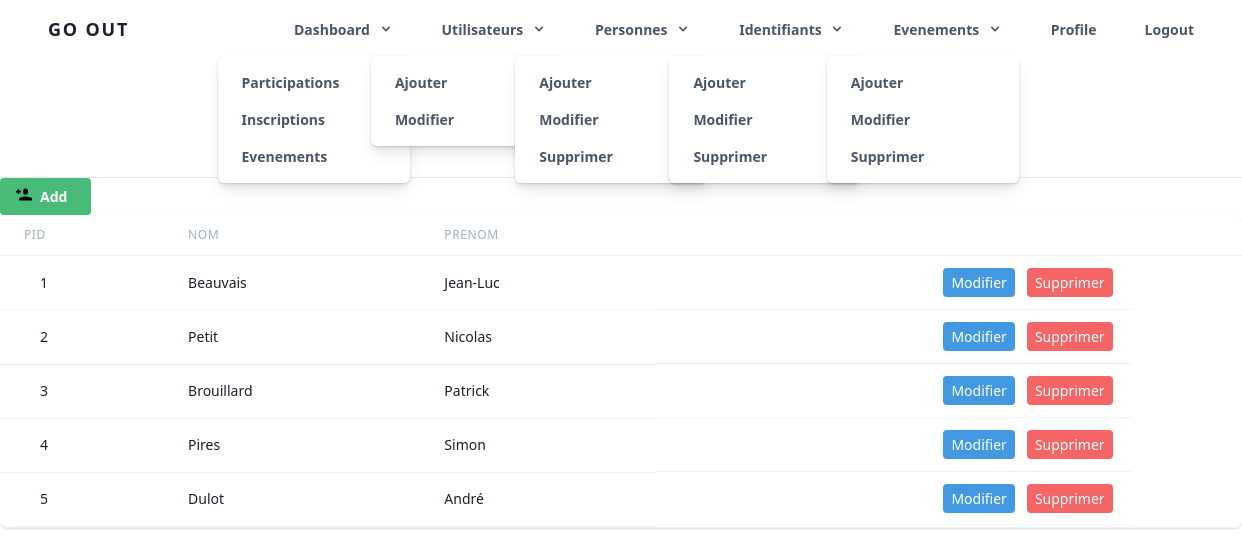
Screenshot of /allpeople.php (signed in) with the database file from the repository.
### tables this page shows
CREATE TABLE `personnes` (
  `pid` int(11) NOT NULL,
  `nom` varchar(30) NOT NULL,
  `prenom` varchar(30) NOT NULL
);

### allpeople.php (the view, shortened to what this page needs)
<?php
    include("navadmin.php");
    $SQL= "SELECT * FROM personnes ";
    $reponse= $db->query($SQL);
?>
<div class="flex flex-row items-center justify-between">
<button class="flex bg-green-500 hover:bg-green-600 text-white font-bold py-2 px-4 rounded focus:outline-none focus:shadow-outline" type="submit">
                    <svg width="16" height="16" xmlns="http://www.w3.org/2000/svg" viewBox="0 0 20 20">
                        <path d="M2 6H0v2h2v2h2V8h2V6H4V4H2v2zm7 0a3 3 0 0 1 6 0v2a3 3 0 0 1-6 0V6zm11 9.14A15.93 15.93 0 0 0 12 13c-2.91 0-5.65.78-8 2.14V18h16v-2.86z"/>
                    </svg>
                    <span class="flex px-2">
                        <a class="inline-block align-baseline font-bold text-sm text-gey-400 hover:text-grey-800" href="addpers_form.php">
                            Add
                        </a>
                    </span>
                </button>
            </div>
<div class="flex flex-col">
  <div class="-my-2 py-2 overflow-x-auto sm:-mx-6 sm:px-6 lg:-mx-8 lg:px-8">
    <div class="align-middle inline-block min-w-full shadow overflow-hidden sm:rounded-lg border-b border-gray-200">
      <table class="min-w-full">
        <thead>
          <tr>
          <th class="px-6 py-3 border-b border-gray-200 bg-gray-50 text-left text-xs leading-4 font-medium text-gray-500 uppercase tracking-wider">
              Pid
            </th>
            <th class="px-6 py-3 border-b border-gray-200 bg-gray-50 text-left text-xs leading-4 font-medium text-gray-500 uppercase tracking-wider">
              Nom
            </th>
            <th class="px-6 py-3 border-b border-gray-200 bg-gray-50 text-left text-xs leading-4 font-medium text-gray-500 uppercase tracking-wider">
              Prenom
            </th>
            <th class="px-6 py-3 border-b border-gray-200 bg-gray-50 text-left text-xs leading-4 font-medium text-gray-500 uppercase tracking-wider">
            </th>
            <th class="px-6 py-3 border-b border-gray-200 bg-gray-50"></th>
          </tr>
        </thead>
        <tbody class="bg-white">
<?php
    while ($donnees=$reponse->fetch()) {
?>
        <tr>
            <td class="px-6 py-4 whitespace-normal border-b border-gray-200">
                <div class="ml-4">
                  <div class="text-sm leading-5 font-medium text-gray-900"><?php echo $donnees['pid']; ?></div>
              </div>
            </td>
            <td class="px-6 py-4 whitespace-normal border-b border-gray-200">
              <div class="text-sm leading-5 text-gray-900"><?php echo $donnees['nom']; ?></div>
            </td>
            <td class="px-6 py-4 whitespace-normal border-b border-gray-200">
                <div class="text-sm leading-5 text-gray-900"><?php echo $donnees['prenom']; ?></div>
            </td>
            <td class="p-3 px-5 whitespace-normal border-b border-gray-200 flex justify-end">
                <button type="button" class="mr-3 text-sm bg-blue-500 hover:bg-blue-700 text-white py-1 px-2 rounded focus:outline-none focus:shadow-outline">
                    <a href="modpers.php?pid=<?php echo $donnees['pid'] ;?>" class=" focus:outline-none focus:underline">Modifier</a>
                </button>
                <button type="button" class="text-sm bg-red-500 hover:bg-red-700 text-white py-1 px-2 rounded focus:outline-none focus:shadow-outline">
                    <a href="deletepeople.php?pid=<?php echo $donnees['pid'] ;?>" class=" focus:outline-none focus:underline">Supprimer</a>
                </button>
            </td>
        </tr>
<?php
    }
?>
    </tbody>
      </table>
    </div>
  </div>
</div>

### rows the page displays
personnes: pid "1", nom "Beauvais", prenom "Jean-Luc"
personnes: pid "2", nom "Petit", prenom "Nicolas"
personnes: pid "3", nom "Brouillard", prenom "Patrick"
personnes: pid "4", nom "Pires", prenom "Simon"
personnes: pid "5", nom "Dulot", prenom "André"
